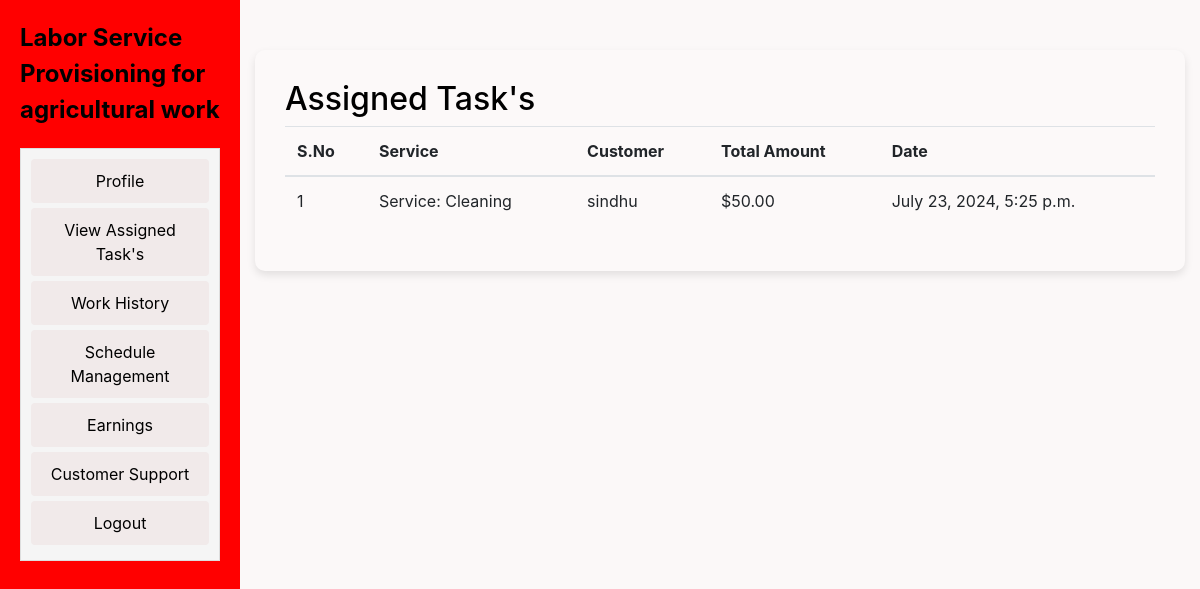
The app's page /worker/workerearnings (signed in) with its own data.
### wfmadmin/models.py (models this page shows, shortened)
class PaymentRequest(models.Model):
    assignment = models.ForeignKey(Assignment, on_delete=models.CASCADE)
    service_charge = models.DecimalField(max_digits=10, decimal_places=2)
    cgst = models.DecimalField(max_digits=10, decimal_places=2)
    sgst = models.DecimalField(max_digits=10, decimal_places=2)
    total_amount = models.DecimalField(max_digits=10, decimal_places=2)
    created_at = models.DateTimeField(auto_now_add=True)
    status = models.CharField(max_length=100, default='pending')

class Assignment(models.Model):
    id = models.AutoField(primary_key=True)
    worker = models.ForeignKey(worker, on_delete=models.CASCADE)
    customer = models.ForeignKey(customer, on_delete=models.CASCADE)
    request = models.ForeignKey(CustomerServiceRequest, on_delete=models.CASCADE)
    title = models.CharField(max_length=100)
    start = models.DateTimeField()
    end = models.DateTimeField()
    status = models.CharField(max_length=100, default='none')
    created_at = models.DateTimeField(auto_now_add=True)

class customer(models.Model):
    id = models.AutoField(primary_key=True)
    firstname = models.CharField(max_length=30)
    lastname = models.CharField(max_length=30)
    address = models.CharField(max_length=100)
    city = models.CharField(max_length=20)
    state = models.CharField(max_length=20)
    country = models.CharField(max_length=20)
    username = models.CharField(max_length=20)
    email = models.EmailField(max_length=20)
    number = models.IntegerField()
    password = models.CharField(max_length=20)
    status = models.BooleanField(default=False)
    created_at = models.DateTimeField(auto_now_add=True)

### worker/views.py (the view)
# urls.py: path('workerearnings', workerearnings, name='workerearnings'),
def workerearnings(request):
    user_id = request.session.get('worker_id')
    if user_id:
        requeststatus = PaymentRequest.objects.filter(assignment__worker_id=user_id)
    else:
        requeststatus = PaymentRequest.objects.none()
    return render(request, 'worker/workerearnings.html', {'requeststatus': requeststatus})

### templates/worker/workerearnings.html (shortened to what this page needs)
<!DOCTYPE html>
<html lang="en">
  <head>
    <link
      href="https://stackpath.bootstrapcdn.com/bootstrap/4.5.2/css/bootstrap.min.css"
      rel="stylesheet"
    />
    <link
      rel="stylesheet"
      href="https://cdnjs.cloudflare.com/ajax/libs/font-awesome/5.15.3/css/all.min.css"
    />
  </head>
  <body>
    {% include 'worker/workernavbar.html' %}
    <section id="contact" class="contact", style="display: contents;">
      <div class="container" data-aos="fade-up">
        <div class="form-container">
          <div class="section-title">
            <h2>Assigned Task's</h2>
          </div>
          <div class="row">
            <div class="col-lg-12">
              <div class="table-responsive">
                <table class="table">
                  <thead>
                    <tr>
                      <th>S.No</th>
                      <th>Service</th>
                      <th>Customer</th>
                      <th>Total Amount</th>
                      <th>Date</th>
                    </tr>
                  </thead>
                  <tbody>
                    {% for user in requeststatus %}
                    <tr>
                      <td>{{forloop.counter}}</td>
                      <td>{{ user.assignment.title }}</td>
                      <td>{{ user.assignment.customer.username }}</td>
                      <td>${{ user.service_charge }}</td>
                      <td>{{ user.created_at }}</td>
                    </tr>
                    {% endfor %}
                  </tbody>
                </table>
              </div>
            </div>
          </div>
        </div>
      </div>
    </section>
  </body>
</html>

### templates/worker/workerearnings.html (style rules this page uses)
body { background-color: white; color: #ecf0f1; }
.container { margin-top: 50px; }
.form-container { background-color: rgba(255, 255, 255, 0.1); padding: 30px; border-radius: 10px; box-shadow: 0 4px 8px rgba(0, 0, 0, 0.1); }
h1, h2 { color: black; }

### templates/worker/workernavbar.html (style rules this page uses)
body { background-color: #fbf8f8; color: #000000; }
.container { margin-top: 50px; }

### records on screen
PaymentRequest: assignment "Service: Cleaning", assignment.customer.username "sindhu", service_charge "50.00", created_at "July 23, 2024, 5:25 p.m."
